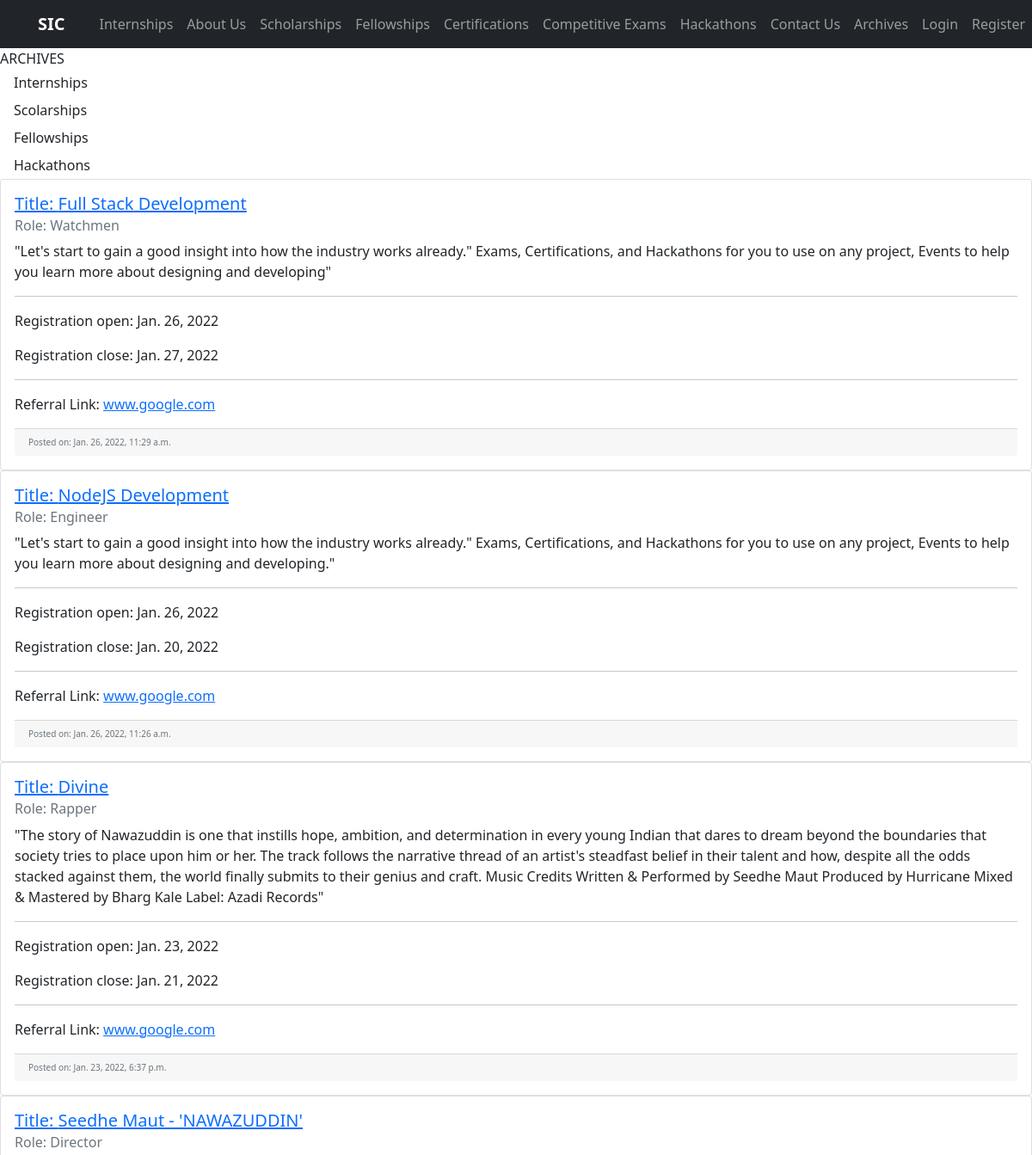
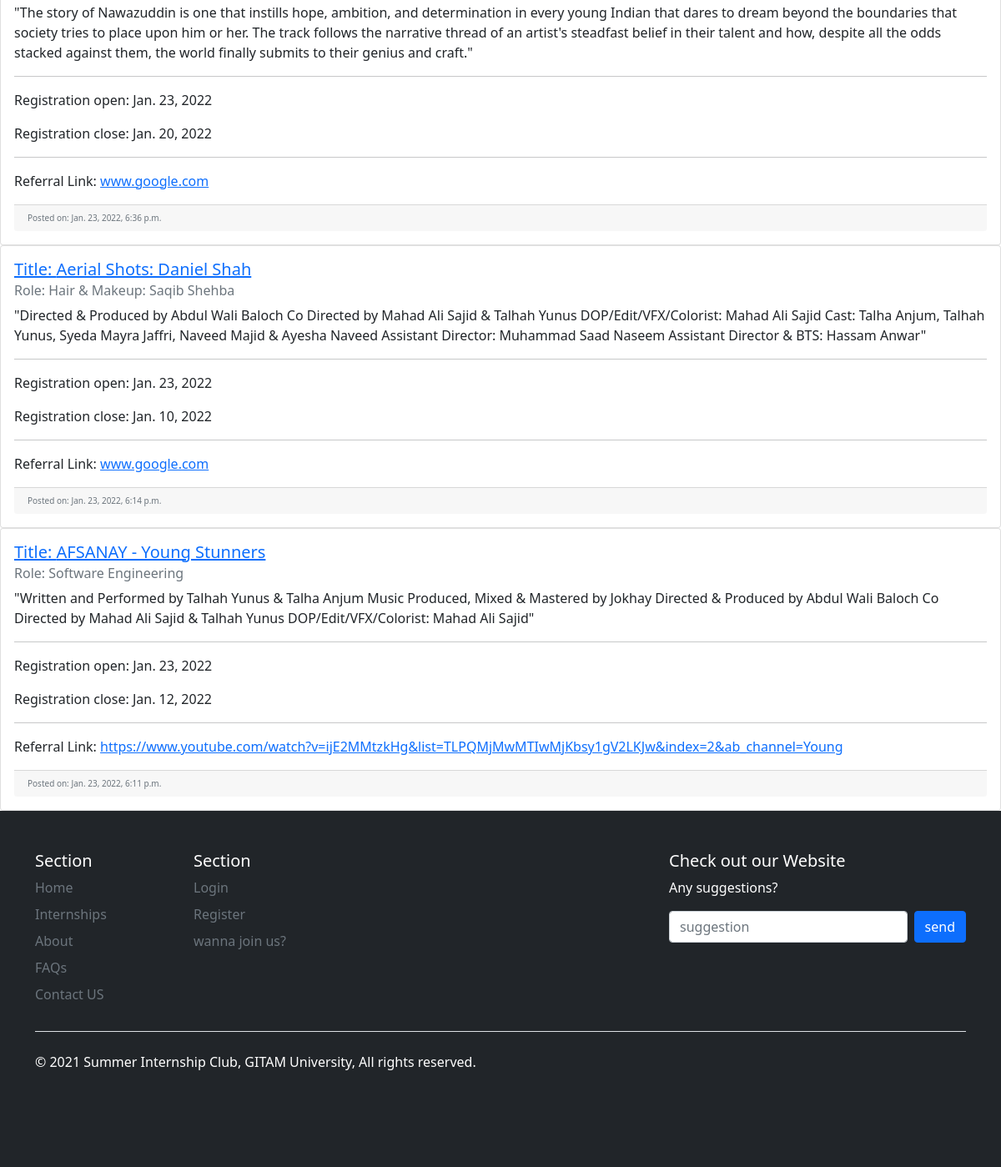
Page /archives/Internships/ on the committed database (2 pictures, top to bottom).
### page/models.py (models this page shows, shortened)
class Internship(models.Model):
    title = models.CharField(max_length=75, blank=False)
    comapny_org = models.CharField(max_length=150, blank=True)
    role = models.CharField(max_length=50, blank=False)
    format = models.CharField(max_length=50, blank=False)
    description = models.TextField()
    registration_open = models.DateField()
    registration_close = models.DateField()
    eligibility = models.TextField()
    referral_link = models.CharField(max_length=100, blank=False)
    branch = models.CharField(max_length=50, choices=BRANCH_CHOICES, default='Everyone')
    date_posted = models.DateTimeField(default=timezone.now, blank=False)

### page/views.py (the view, shortened to what this page needs)
# urls.py: path('archives/<str:section>/', views.archives_branch, name='archives-branch'),
def archives_branch(request, section):
    if section == "Internships":
        context = {
            'allarchives': all_archives,
            'count': Internship.objects.all().count(),
            'posts': Internship.objects.order_by('-date_posted')
        }
        return render(request, 'page/archives.html', context)
    return render(request, 'page/archives.html', context)

### page/templates/page/archives.html (shortened to what this page needs)
{% extends "page/base.html" %}
{% block content %}
{% load static %}
ARCHIVES
<div>
    {% for archive in allarchives %}
    <a class="dropdown-item" href="{% url 'archives-branch' archive %}">{{ archive }}</a>
    {% endfor %}
</div>
<div class="fullcontainer">
    <div class="internships">
        {% for post in posts %}
        <div class="grid">
            <div class="card cardtwo">
                <div class="card-body">
                    <h5><a class="card-title" href="{% url 'specific_internship' post.title %}">Title: {{ post.title }}</a></h5>
                    <h6 class="card-subtitle mb-2 text-muted">Role: {{ post.role }}</h6>
                    <p class="card-text ">"{{ post.description }}"</p>
                    <hr>
                    <p class="card-texttwo ">Registration open: {{ post.registration_open}}</p>
                    <p class="card-texttwo ">Registration close: {{ post.registration_close}}</p>
                    <hr>
                    <p>Referral Link: <a href=https://{{ post.referral_link }} class="card-link">{{ post.referral_link }}</a>
                    </p>
                    <div class="card-footer text-muted" style="font-size:10px; text-align:left">Posted on: {{ post.date_posted }}
                    </div>
                </div>
            </div>
        </div>
        {% endfor %}
    </div>
</div>
{% endblock content %}

### rows in the picture
Internship: title "Full Stack Development", role "Watchmen", description "Let's start to gain a good insight into how the industry works already.\" Exams, Certifications, and Hackathons for you to use on any project, Events to help you learn more about designing and developing", registration_open "Jan. 26, 2022", registration_close "Jan. 27, 2022", referral_link "www.google.com", date_posted "Jan. 26, 2022, 11:29 a.m."
Internship: title "NodeJS Development", role "Engineer", description "Let's start to gain a good insight into how the industry works already.\" Exams, Certifications, and Hackathons for you to use on any project, Events to help you learn more about designing and developing.", registration_open "Jan. 26, 2022", registration_close "Jan. 20, 2022", referral_link "www.google.com", date_posted "Jan. 26, 2022, 11:26 a.m."
Internship: title "Divine", role "Rapper", description "The story of Nawazuddin is one that instills hope, ambition, and determination in every young Indian that dares to dream beyond the boundaries that society tries to place upon him or her. The track follows the narrative thread of an artist's steadfast belief in their talent and how, despite all the odds stacked against them, the world finally submits to their genius and craft. Music Credits Written & Performed by Seedhe Maut Produced by Hurricane Mixed & Mastered by Bharg Kale Label: Azadi Records", registration_open "Jan. 23, 2022", registration_close "Jan. 21, 2022", referral_link "www.google.com", date_posted "Jan. 23, 2022, 6:37 p.m."
Internship: title "Seedhe Maut - 'NAWAZUDDIN'", role "Director", description "The story of Nawazuddin is one that instills hope, ambition, and determination in every young Indian that dares to dream beyond the boundaries that society tries to place upon him or her. The track follows the narrative thread of an artist's steadfast belief in their talent and how, despite all the odds stacked against them, the world finally submits to their genius and craft.", registration_open "Jan. 23, 2022", registration_close "Jan. 20, 2022", referral_link "www.google.com", date_posted "Jan. 23, 2022, 6:36 p.m."
Internship: title "Aerial Shots: Daniel Shah", role "Hair & Makeup: Saqib Shehba", description "Directed & Produced by Abdul Wali Baloch Co Directed by Mahad Ali Sajid & Talhah Yunus DOP/Edit/VFX/Colorist: Mahad Ali Sajid Cast: Talha Anjum, Talhah Yunus, Syeda Mayra Jaffri, Naveed Majid & Ayesha Naveed Assistant Director: Muhammad Saad Naseem Assistant Director & BTS: Hassam Anwar", registration_open "Jan. 23, 2022", registration_close "Jan. 10, 2022", referral_link "www.google.com", date_posted "Jan. 23, 2022, 6:14 p.m."
Internship: title "AFSANAY - Young Stunners", role "Software Engineering", description "Written and Performed by Talhah Yunus & Talha Anjum Music Produced, Mixed & Mastered by Jokhay Directed & Produced by Abdul Wali Baloch Co Directed by Mahad Ali Sajid & Talhah Yunus DOP/Edit/VFX/Colorist: Mahad Ali Sajid", registration_open "Jan. 23, 2022", registration_close "Jan. 12, 2022", referral_link "https://www.youtube.com/watch?v=ijE2MMtzkHg&list=TLPQMjMwMTIwMjKbsy1gV2LKJw&index=2&ab_channel=Young", date_posted "Jan. 23, 2022, 6:11 p.m."

### other values in the picture
{{ archive }} "Internships" "Scolarships" "Fellowships" "Hackathons"
